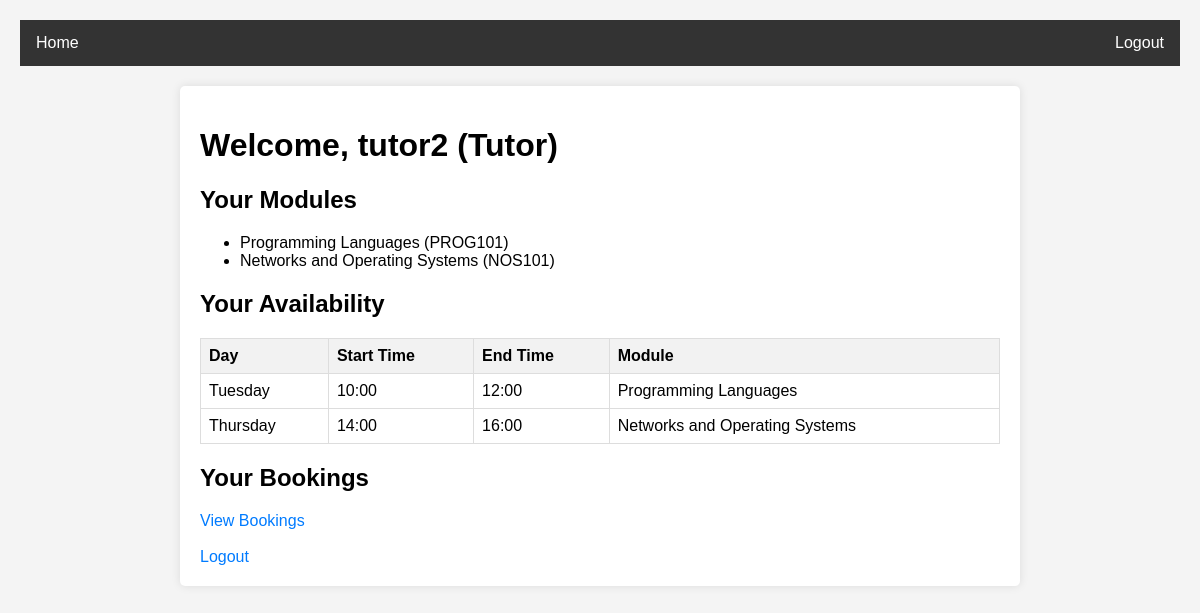
The app's page /tutor_dashboard (signed in) with its own data.
### models.py (models this page shows)
class Module(db.Model):
    __tablename__ = 'modules'
    module_id = db.Column(db.Integer, primary_key=True)
    module_name = db.Column(db.String(80), nullable=False)
    module_code = db.Column(db.String(10), unique=True, nullable=False)
    description = db.Column(db.String(200), nullable=True)

class TutorAvailability(db.Model):
    __tablename__ = 'tutor_availability'
    availability_id = db.Column(db.Integer, primary_key=True, autoincrement=True)
    tutor_id = db.Column(db.Integer, db.ForeignKey('users.user_id'), nullable=False)
    module_id = db.Column(db.Integer, db.ForeignKey('modules.module_id'), nullable=False)
    day_of_week = db.Column(db.String(10), nullable=False)
    start_time = db.Column(db.Time, nullable=False)
    end_time = db.Column(db.Time, nullable=False)
    module = db.relationship('Module', backref='tutor_availabilities')
    __table_args__ = (
        db.UniqueConstraint('tutor_id', 'module_id', 'day_of_week', 'start_time', 'end_time', name='unique_availability'),
    )

### app.py (the view)
@app.route('/tutor_dashboard')
def tutor_dashboard():
    if 'user_id' not in session or session['role'] != 'tutor':
        flash('Please log in as a tutor', 'error')
        return redirect(url_for('login'))
    tutor_id = session['user_id']
    tutor_modules = TutorModule.query.filter_by(tutor_id=tutor_id).all()
    modules = [Module.query.get(tm.module_id) for tm in tutor_modules]
    availability = (
        TutorAvailability.query
        .filter_by(tutor_id=tutor_id)
        .join(Module, TutorAvailability.module_id == Module.module_id)
        .all()
    )
    return render_template('tutor_dash.html', modules=modules, availability=availability)

### templates/tutor_dash.html (shortened to what this page needs)
{% extends 'base.html' %}
{% block content %}
    <h1>Welcome, {{ session.username }} (Tutor)</h1>
    <h2>Your Modules</h2>
    <ul>
        {% for module in modules %}
            <li>{{ module.module_name }} ({{ module.module_code }})</li>
        {% endfor %}
    </ul>
    <h2>Your Availability</h2>
    <table>
        <thead>
            <tr>
                <th>Day</th>
                <th>Start Time</th>
                <th>End Time</th>
                <th>Module</th>
            </tr>
        </thead>
        <tbody>
            {% for slot in availability %}
                <tr>
                    <td>{{ slot.day_of_week }}</td>
                    <td>{{ slot.start_time.strftime('%H:%M') }}</td>
                    <td>{{ slot.end_time.strftime('%H:%M') }}</td>
                    <td>{{ slot.module.module_name }}</td>
                </tr>
            {% endfor %}
        </tbody>
    </table>
    <h2>Your Bookings</h2>
    <a href="{{ url_for('view_tutor_bookings') }}">View Bookings</a>
    <br><br>
    <a href="{{ url_for('logout') }}">Logout</a>
{% endblock %}

### templates/base.html (shortened to what this page needs)
<!DOCTYPE html>
<html>
<head>
</head>
<body>
    <div class="navbar">
        <a href="{{ url_for('dashboard') }}">Home</a>
        {% if session.get('user_id') %}
            <a href="{{ url_for('logout') }}" style="float: right;">Logout</a>
        {% else %}
            <a href="{{ url_for('login') }}" style="float: right;">Login</a>
        {% endif %}
    </div>
    <div class="container">
        {% block content %}
        {% endblock %}
    </div>
</body>
</html>

### templates/base.html (style rules this page uses)
body { font-family: Arial, sans-serif; margin: 0; padding: 20px; background-color: #f4f4f4; }
.navbar { background-color: #333; overflow: hidden; margin-bottom: 20px; }
.navbar a { float: left; display: block; color: white; text-align: center; padding: 14px 16px; text-decoration: none; }
.container { max-width: 800px; margin: 0 auto; background-color: white; padding: 20px; border-radius: 5px; box-shadow: 0 0 10px rgba(0, 0, 0, 0.1); }
table { width: 100%; border-collapse: collapse; margin-top: 20px; }
table, th, td { border: 1px solid #ddd; }
th, td { padding: 8px; text-align: left; }
th { background-color: #f2f2f2; }
a { color: #007bff; text-decoration: none; }

### records on screen
Module: module_name "Programming Languages", module_code "PROG101"
Module: module_name "Networks and Operating Systems", module_code "NOS101"
TutorAvailability: day_of_week "Tuesday", start_time "10:00", end_time "12:00", module.module_name "Programming Languages"
TutorAvailability: day_of_week "Thursday", start_time "14:00", end_time "16:00", module.module_name "Networks and Operating Systems"

### other values on screen
{{ session.username }} "tutor2"
